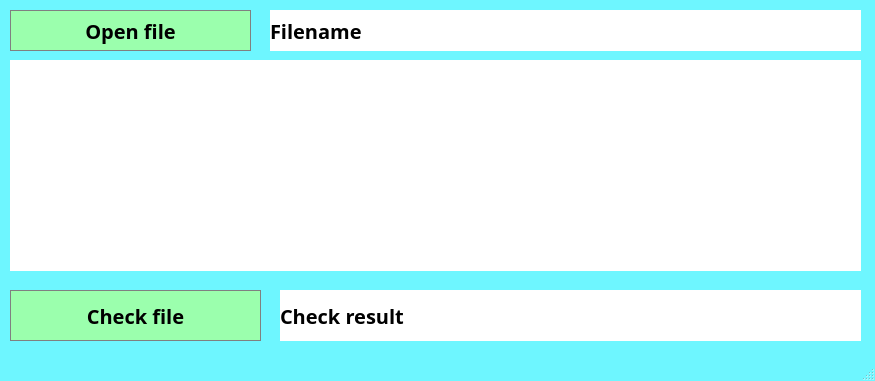
<?xml version="1.0" encoding="UTF-8"?>
<ui version="4.0">
 <class>MainWindow</class>
 <widget class="QMainWindow" name="MainWindow">
  <property name="geometry">
   <rect>
    <x>0</x>
    <y>0</y>
    <width>875</width>
    <height>381</height>
   </rect>
  </property>
  <property name="windowTitle">
   <string>JSON Parser</string>
  </property>
  <property name="styleSheet">
   <string notr="true">QMainWindow {
	background-color: rgb(110, 246, 255);
}</string>
  </property>
  <widget class="QWidget" name="centralwidget">
   <widget class="QLabel" name="file_path_label">
    <property name="geometry">
     <rect>
      <x>270</x>
      <y>10</y>
      <width>591</width>
      <height>41</height>
     </rect>
    </property>
    <property name="font">
     <font>
      <family>Avenir Next</family>
      <pointsize>15</pointsize>
      <bold>true</bold>
     </font>
    </property>
    <property name="styleSheet">
     <string notr="true">QLabel {
	background-color: white;
}</string>
    </property>
    <property name="text">
     <string>Filename</string>
    </property>
    <property name="margin">
     <number>10</number>
    </property>
   </widget>
   <widget class="QPushButton" name="open_file_btn">
    <property name="geometry">
     <rect>
      <x>10</x>
      <y>10</y>
      <width>241</width>
      <height>41</height>
     </rect>
    </property>
    <property name="font">
     <font>
      <family>Avenir Next</family>
      <pointsize>15</pointsize>
      <bold>true</bold>
     </font>
    </property>
    <property name="styleSheet">
     <string notr="true">QPushButton {
	background-color: rgb(155, 255, 173);
    border: 1px solid gray;
}

QPushButton:pressed {
	background-color: rgb(149, 215, 139);
}</string>
    </property>
    <property name="text">
     <string>Open file</string>
    </property>
   </widget>
   <widget class="QPushButton" name="check_file_btn">
    <property name="geometry">
     <rect>
      <x>10</x>
      <y>290</y>
      <width>251</width>
      <height>51</height>
     </rect>
    </property>
    <property name="font">
     <font>
      <family>Avenir Next</family>
      <pointsize>15</pointsize>
      <bold>true</bold>
     </font>
    </property>
    <property name="styleSheet">
     <string notr="true">QPushButton {
	background-color: rgb(155, 255, 173);
    border: 1px solid gray;
}

QPushButton:pressed {
	background-color: rgb(149, 215, 139);
}</string>
    </property>
    <property name="text">
     <string>Check file</string>
    </property>
   </widget>
   <widget class="QLabel" name="json_label">
    <property name="geometry">
     <rect>
      <x>10</x>
      <y>60</y>
      <width>851</width>
      <height>211</height>
     </rect>
    </property>
    <property name="font">
     <font>
      <family>Avenir Next</family>
      <pointsize>14</pointsize>
      <bold>true</bold>
     </font>
    </property>
    <property name="autoFillBackground">
     <bool>false</bool>
    </property>
    <property name="styleSheet">
     <string notr="true">QLabel {
	background-color: white;
}</string>
    </property>
    <property name="text">
     <string/>
    </property>
    <property name="alignment">
     <set>Qt::AlignLeading|Qt::AlignLeft|Qt::AlignTop</set>
    </property>
    <property name="margin">
     <number>10</number>
    </property>
   </widget>
   <widget class="QLabel" name="check_result_label">
    <property name="geometry">
     <rect>
      <x>280</x>
      <y>290</y>
      <width>581</width>
      <height>51</height>
     </rect>
    </property>
    <property name="font">
     <font>
      <family>Avenir Next</family>
      <pointsize>15</pointsize>
      <bold>true</bold>
     </font>
    </property>
    <property name="styleSheet">
     <string notr="true">QLabel {
	background-color: white;
}</string>
    </property>
    <property name="text">
     <string>Check result</string>
    </property>
    <property name="margin">
     <number>10</number>
    </property>
   </widget>
  </widget>
  <widget class="QMenuBar" name="menubar">
   <property name="geometry">
    <rect>
     <x>0</x>
     <y>0</y>
     <width>875</width>
     <height>24</height>
    </rect>
   </property>
  </widget>
  <widget class="QStatusBar" name="statusbar"/>
 </widget>
 <resources/>
 <connections/>
</ui>
